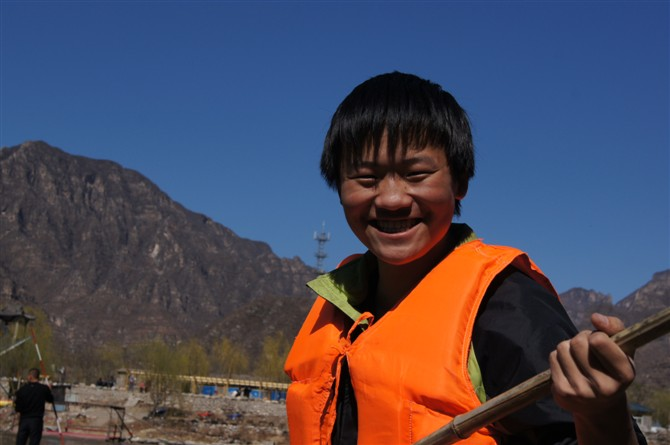
#> input picture blog02-numpy/test.jpg, 670 x 445 px
$ python blog02-image04.py
#> lines starting #> are read from the running program, lines starting #| are printed output that depends on the picture; after the words box and inside, x2 and y2 are one past the last pixel; in counts of white or black regions, pixels touching at a corner belong together
# -*- coding:utf-8 -*-
import cv2

#读取图片
img = cv2.imread("test.jpg", cv2.IMREAD_UNCHANGED)
#> img is the input picture: shape (445, 670, 3); mean B, G, R 89.8, 73.3, 75.5

#BGR图像
img[100:150, 400:500] = [255, 255, 0]
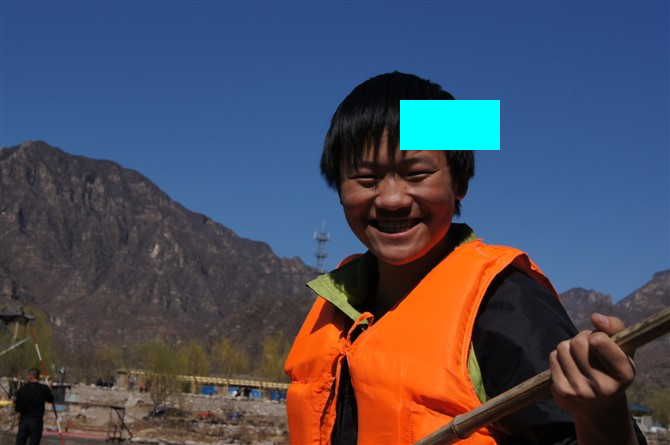
#> img: shape (445, 670, 3); 1.68% of pixels changed, all inside (x1, y1, x2, y2) = (400, 100, 500, 150)

#显示图像
cv2.imshow("Demo", img)

#等待显示
cv2.waitKey(0)
cv2.destroyAllWindows()

#写入图像
cv2.imwrite("testyxz.jpg", img)
